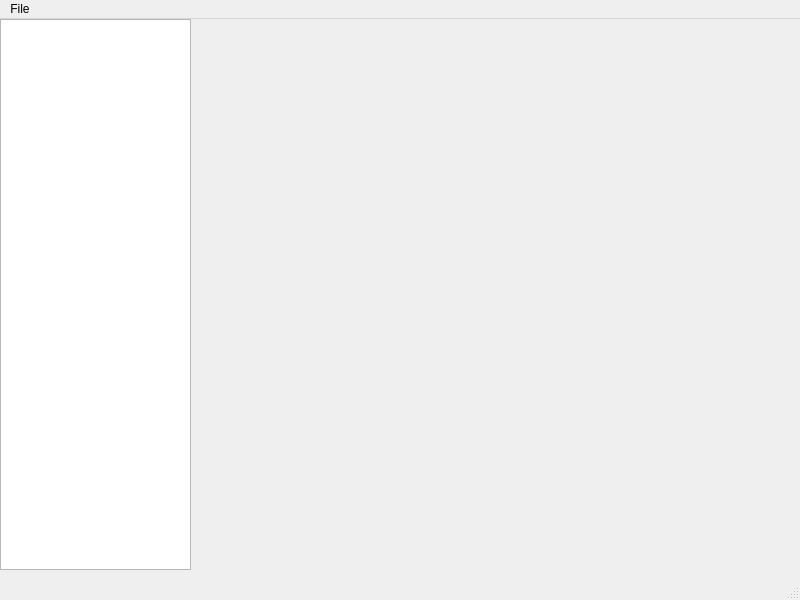
<?xml version="1.0" encoding="UTF-8"?>
<ui version="4.0">
 <class>MainWindow</class>
 <widget class="QMainWindow" name="MainWindow">
  <property name="geometry">
   <rect>
    <x>0</x>
    <y>0</y>
    <width>800</width>
    <height>600</height>
   </rect>
  </property>
  <property name="windowTitle">
   <string>MainWindow</string>
  </property>
  <widget class="QWidget" name="centralwidget">
   <widget class="QTreeView" name="treeView">
    <property name="geometry">
     <rect>
      <x>0</x>
      <y>0</y>
      <width>191</width>
      <height>551</height>
     </rect>
    </property>
   </widget>
  </widget>
  <widget class="QMenuBar" name="menubar">
   <property name="geometry">
    <rect>
     <x>0</x>
     <y>0</y>
     <width>800</width>
     <height>22</height>
    </rect>
   </property>
   <widget class="QMenu" name="menuFile">
    <property name="title">
     <string>File</string>
    </property>
   </widget>
   <addaction name="menuFile"/>
  </widget>
  <widget class="QStatusBar" name="statusbar"/>
 </widget>
 <resources/>
 <connections/>
</ui>
